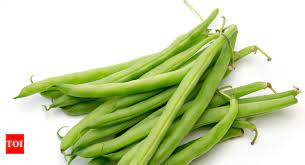
#> input picture scratch/veg_repo/Test_Dataset/Beans_1.jpg, 305 x 165 px; its folder holds only this picture in this run
$ python analyze_metrics.py
#> lines starting #> are read from the running program, lines starting #| are printed output that depends on the picture; after the words box and inside, x2 and y2 are one past the last pixel; in counts of white or black regions, pixels touching at a corner belong together
import sys
from pathlib import Path
from PIL import Image
import numpy as np

def analyze(img_path):
    img = Image.open(img_path).convert('RGB')
#> img is the input picture: PIL image 305x165 RGB; mean R, G, B 198.5, 210.3, 165.7
    arr = np.array(img.resize((128, 128)), dtype=np.float32)
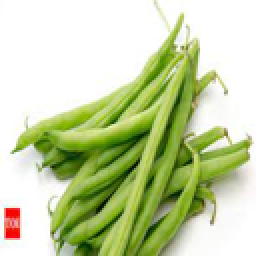
#> arr: shape (128, 128, 3) float32 (shown 2 times larger); mean R, G, B 198.5, 210.3, 165.7
    r, g, b = arr[:,:,0], arr[:,:,1], arr[:,:,2]
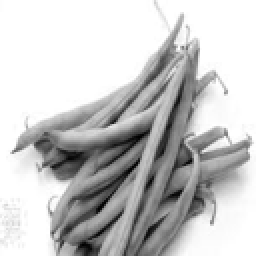
#> r: shape (128, 128) float32 (shown 2 times larger); min 0, max 255, mean 198.5
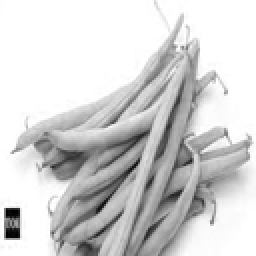
#> g: shape (128, 128) float32 (shown 2 times larger); min 0, max 255, mean 210.3
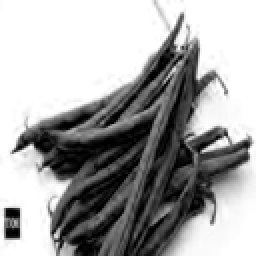
#> b: shape (128, 128) float32 (shown 2 times larger); min 0, max 255, mean 165.7

    # Masks
    green = (g > r * 1.05) & (g > b * 1.05) & (g > 35)
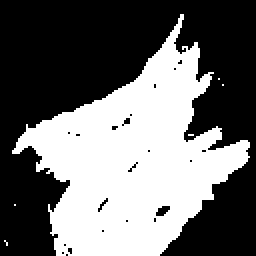
#> green: shape (128, 128) bool (shown 2 times larger); 42.1% white; 6 white regions (5 under 20 px), largest, box (x1, y1, x2, y2) and area: (6, 7, 125, 128) 6892
    necrotic = (r < 85) & (g < 90) & (b < 75) & (r + g + b > 35)
#> necrotic: shape (128, 128) bool; 3% white in thin lines or dots, all inside (x1, y1, x2, y2) = (25, 45, 102, 128)
    rust = (r > 145) & (r > g * 1.25) & (b < 80)
#> rust: shape (128, 128) bool; 0.45% white; 2 white regions, box (x1, y1, x2, y2) and area: (3, 111, 10, 119) 39, (3, 104, 10, 109) 35
    scab = (r < 100) & (g < 115) & (b < 60) & (g > b * 1.15) & ~green
#> scab: shape (128, 128) bool; 0.14% white in thin lines or dots, all inside (x1, y1, x2, y2) = (49, 80, 102, 116)
    powder = (r > 170) & (g > 175) & (b > 165) & (r < 235) & (g < 235)
#> powder: shape (128, 128) bool; 4% white; 93 white regions (87 under 20 px), largest, box (x1, y1, x2, y2) and area: (108, 82, 124, 106) 137, (84, 101, 107, 128) 119, (94, 43, 106, 67) 75, (11, 72, 22, 85) 65, (19, 84, 35, 92) 53, (30, 122, 35, 128) 20
    yellow_chlorosis = (r > 135) & (g > 135) & (b < 100) & (np.abs(r - g) < 40)
#> yellow_chlorosis: shape (128, 128) bool; 12.5% white in thin lines or dots, all inside (x1, y1, x2, y2) = (8, 8, 125, 128)

    # Edge/texture variance in green
    dx = np.diff(g, axis=1)
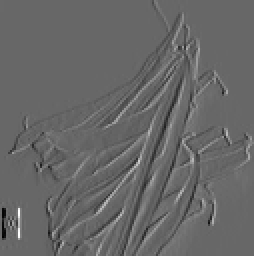
#> dx: shape (128, 127) float32 (shown 2 times larger); min -140, max 204, mean 0; drawn with min black and max white
    dy = np.diff(g, axis=0)
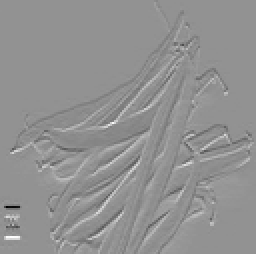
#> dy: shape (127, 128) float32 (shown 2 times larger); min -207, max 154, mean -0.4; drawn with min black and max white
    grad_var = np.var(dx) + np.var(dy)
#> grad_var = 584.2

    print(f"{Path(img_path).name:24} | grn:{np.mean(green):.3f} | nec:{np.mean(necrotic):.3f} | rst:{np.mean(rust):.3f} | scb:{np.mean(scab):.3f} | pwd:{np.mean(powder):.3f} | yel:{np.mean(yellow_chlorosis):.3f} | gvar:{grad_var:.1f}")
#| Beans_1.jpg              | grn:0.421 | nec:0.030 | rst:0.005 | scb:0.001 | pwd:0.040 | yel:0.125 | gvar:584.2

print("--- Sample Leaves ---")
for p in sorted(Path(r'c:\Users\himan\Downloads\CropcareAI-main\public\images\sample_leaves').glob('*.jpg')):
    analyze(p)

print("\n--- Test Produce / Veg ---")
for p in sorted(Path(r'c:\Users\himan\Downloads\CropcareAI-main\scratch\veg_repo\Test_Dataset').glob('*_1.jpg'))[:10]:
    analyze(p)

$ run again, on scratch/veg_repo/Test_Dataset/Bitterguard_1.jpg
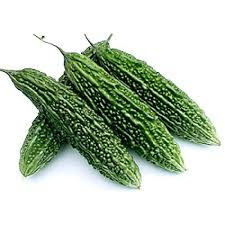
#> input picture scratch/veg_repo/Test_Dataset/Bitterguard_1.jpg, 225 x 225 px
#> in analyze, img is the input picture: PIL image 225x225 RGB; mean R, G, B 188.7, 200.8, 184.7
#> in analyze, `green = (g > r * 1.05) & (g > b * 1.05) & (g > 35)`:
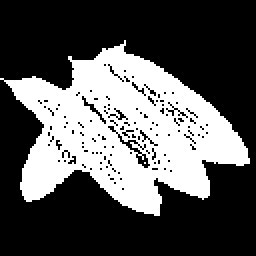
#> green: shape (128, 128) bool (shown 2 times larger); 34.2% white; 2 white regions (1 under 20 px), largest, box (x1, y1, x2, y2) and area: (0, 20, 125, 108) 5610
#> necrotic: shape (128, 128) bool; 11.9% white in thin lines or dots, all inside (x1, y1, x2, y2) = (7, 25, 116, 102)
#> rust: shape (128, 128) bool; every value is 0
#> scab: shape (128, 128) bool; 2.5% white in thin lines or dots, all inside (x1, y1, x2, y2) = (19, 32, 104, 95)
#> powder: shape (128, 128) bool; 3.3% white in thin lines or dots, all inside (x1, y1, x2, y2) = (2, 19, 126, 108)
#> yellow_chlorosis: shape (128, 128) bool; 0.02% white in thin lines or dots, all inside (x1, y1, x2, y2) = (50, 35, 102, 88)
#> in analyze, `dy = np.diff(g, axis=0)`:
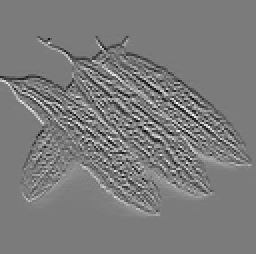
#> dy: shape (127, 128) float32 (shown 2 times larger); min -157, max 166, mean 0; drawn with min black and max white
#> grad_var = 1751.7
#| Bitterguard_1.jpg        | grn:0.342 | nec:0.119 | rst:0.000 | scb:0.025 | pwd:0.033 | yel:0.000 | gvar:1751.7
